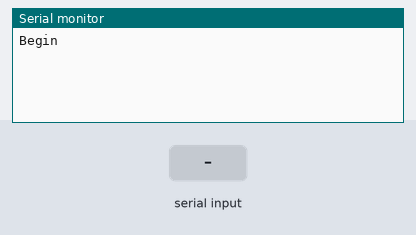
The sketch below on a simulated Arduino Uno, built with avr-gcc and run on an emulated ATmega328P. On the bench: the last lines printed to the serial monitor. The test bench sets the inputs (shaded band).

Above: at 1.2 s.
1.3 s: "1\n" received over Serial
At 2.8 s:
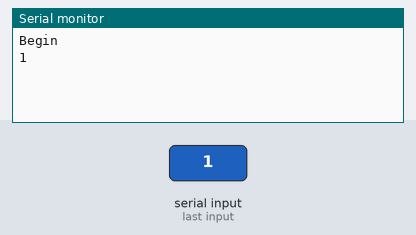
3.5 s: "0\n" received over Serial
At 5.5 s:
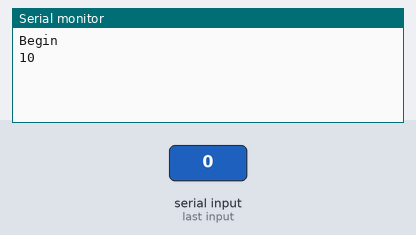

Measured:
- after the input at 1.3 s, the serial monitor: prints a new line after 0.70 s (image 1)
- after the input at 3.5 s, the serial monitor: prints a new line after 0.50 s (image 2)

The sketch:

MorsePrinter.ino
```cpp
/*
 *  Simple example to print Morse code on an OLED screen.
 */

// Serial variables.
String inputText = ""; // Holds the text from Serial
int inputTextLength = 0; // Length of the text

void setup()
{
  // Initialize Serial.
  Serial.begin(9600);
  Serial.println("Begin");
}

void loop()
{
  // As soon as were write something in the serial port and press enter,
  // Serial.available() > 0. Serial.read() reads off 1 byte from the
  // Serial buffer.
  while (Serial.available()) {
    char inChar = Serial.read();
    if (inChar == '\n') {
      // Stick an end of string character at the end.
      char buf[inputTextLength+1];
      inputText.toCharArray(buf, inputTextLength+1);
      int i = 0;
      while (buf[i]!='\0') {
        Serial.print(buf[i]);
        i++;
      }
    } else {
      inputText += inChar;
      inputTextLength++;
    }
  }

  delay(1000);

  // Reset input text and length.
  inputText = "";
  inputTextLength = 0;
}
```
